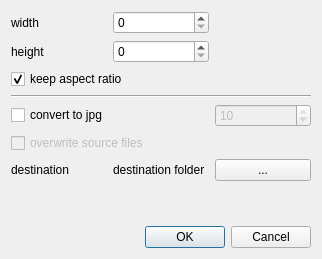
<?xml version="1.0" encoding="UTF-8"?>
<ui version="4.0">
 <class>Dialog</class>
 <widget class="QDialog" name="Dialog">
  <property name="geometry">
   <rect>
    <x>0</x>
    <y>0</y>
    <width>322</width>
    <height>259</height>
   </rect>
  </property>
  <property name="windowTitle">
   <string>Resize</string>
  </property>
  <layout class="QVBoxLayout" name="verticalLayout">
   <item>
    <layout class="QGridLayout" name="gridLayout">
     <item row="0" column="0">
      <widget class="QLabel" name="label">
       <property name="text">
        <string>width</string>
       </property>
      </widget>
     </item>
     <item row="1" column="0">
      <widget class="QLabel" name="label_2">
       <property name="text">
        <string>height</string>
       </property>
      </widget>
     </item>
     <item row="1" column="1">
      <widget class="QSpinBox" name="editHeight">
       <property name="minimum">
        <number>0</number>
       </property>
       <property name="maximum">
        <number>9999</number>
       </property>
       <property name="value">
        <number>0</number>
       </property>
      </widget>
     </item>
     <item row="0" column="1">
      <widget class="QSpinBox" name="editWidth">
       <property name="minimum">
        <number>0</number>
       </property>
       <property name="maximum">
        <number>9999</number>
       </property>
       <property name="value">
        <number>0</number>
       </property>
      </widget>
     </item>
     <item row="8" column="0">
      <widget class="QLabel" name="label_3">
       <property name="text">
        <string>destination</string>
       </property>
      </widget>
     </item>
     <item row="9" column="2">
      <spacer name="verticalSpacer">
       <property name="orientation">
        <enum>Qt::Vertical</enum>
       </property>
       <property name="sizeHint" stdset="0">
        <size>
         <width>20</width>
         <height>40</height>
        </size>
       </property>
      </spacer>
     </item>
     <item row="8" column="1">
      <widget class="QLabel" name="destination">
       <property name="enabled">
        <bool>true</bool>
       </property>
       <property name="text">
        <string>destination folder</string>
       </property>
      </widget>
     </item>
     <item row="8" column="2">
      <widget class="QPushButton" name="pushButton">
       <property name="enabled">
        <bool>true</bool>
       </property>
       <property name="sizePolicy">
        <sizepolicy hsizetype="Minimum" vsizetype="Fixed">
         <horstretch>0</horstretch>
         <verstretch>0</verstretch>
        </sizepolicy>
       </property>
       <property name="text">
        <string>...</string>
       </property>
      </widget>
     </item>
     <item row="3" column="0" colspan="3">
      <widget class="QCheckBox" name="checkKeepAspectRatio">
       <property name="toolTip">
        <string>Size of the output images won't be exactly as the provided width and height.</string>
       </property>
       <property name="text">
        <string>keep aspect ratio</string>
       </property>
       <property name="checked">
        <bool>true</bool>
       </property>
      </widget>
     </item>
     <item row="6" column="0" colspan="3">
      <widget class="QCheckBox" name="checkOverwrite">
       <property name="enabled">
        <bool>false</bool>
       </property>
       <property name="toolTip">
        <string>If checked input files will be overwritten (non-recoverably).</string>
       </property>
       <property name="text">
        <string>overwrite source files</string>
       </property>
       <property name="checked">
        <bool>false</bool>
       </property>
      </widget>
     </item>
     <item row="4" column="0" colspan="3">
      <widget class="Line" name="line">
       <property name="orientation">
        <enum>Qt::Horizontal</enum>
       </property>
      </widget>
     </item>
     <item row="5" column="0" colspan="2">
      <widget class="QCheckBox" name="checkConvert">
       <property name="text">
        <string>convert to jpg</string>
       </property>
      </widget>
     </item>
     <item row="5" column="2">
      <widget class="QSpinBox" name="editQuality">
       <property name="enabled">
        <bool>false</bool>
       </property>
       <property name="toolTip">
        <string>Image quality</string>
       </property>
       <property name="minimum">
        <number>1</number>
       </property>
       <property name="maximum">
        <number>10</number>
       </property>
       <property name="value">
        <number>10</number>
       </property>
      </widget>
     </item>
    </layout>
   </item>
   <item>
    <widget class="QDialogButtonBox" name="buttonBox">
     <property name="orientation">
      <enum>Qt::Horizontal</enum>
     </property>
     <property name="standardButtons">
      <set>QDialogButtonBox::Cancel|QDialogButtonBox::Ok</set>
     </property>
    </widget>
   </item>
  </layout>
 </widget>
 <tabstops>
  <tabstop>editWidth</tabstop>
  <tabstop>editHeight</tabstop>
  <tabstop>checkOverwrite</tabstop>
  <tabstop>pushButton</tabstop>
  <tabstop>buttonBox</tabstop>
 </tabstops>
 <resources/>
 <connections>
  <connection>
   <sender>buttonBox</sender>
   <signal>accepted()</signal>
   <receiver>Dialog</receiver>
   <slot>accept()</slot>
   <hints>
    <hint type="sourcelabel">
     <x>248</x>
     <y>254</y>
    </hint>
    <hint type="destinationlabel">
     <x>157</x>
     <y>274</y>
    </hint>
   </hints>
  </connection>
  <connection>
   <sender>buttonBox</sender>
   <signal>rejected()</signal>
   <receiver>Dialog</receiver>
   <slot>reject()</slot>
   <hints>
    <hint type="sourcelabel">
     <x>316</x>
     <y>260</y>
    </hint>
    <hint type="destinationlabel">
     <x>286</x>
     <y>274</y>
    </hint>
   </hints>
  </connection>
 </connections>
</ui>
